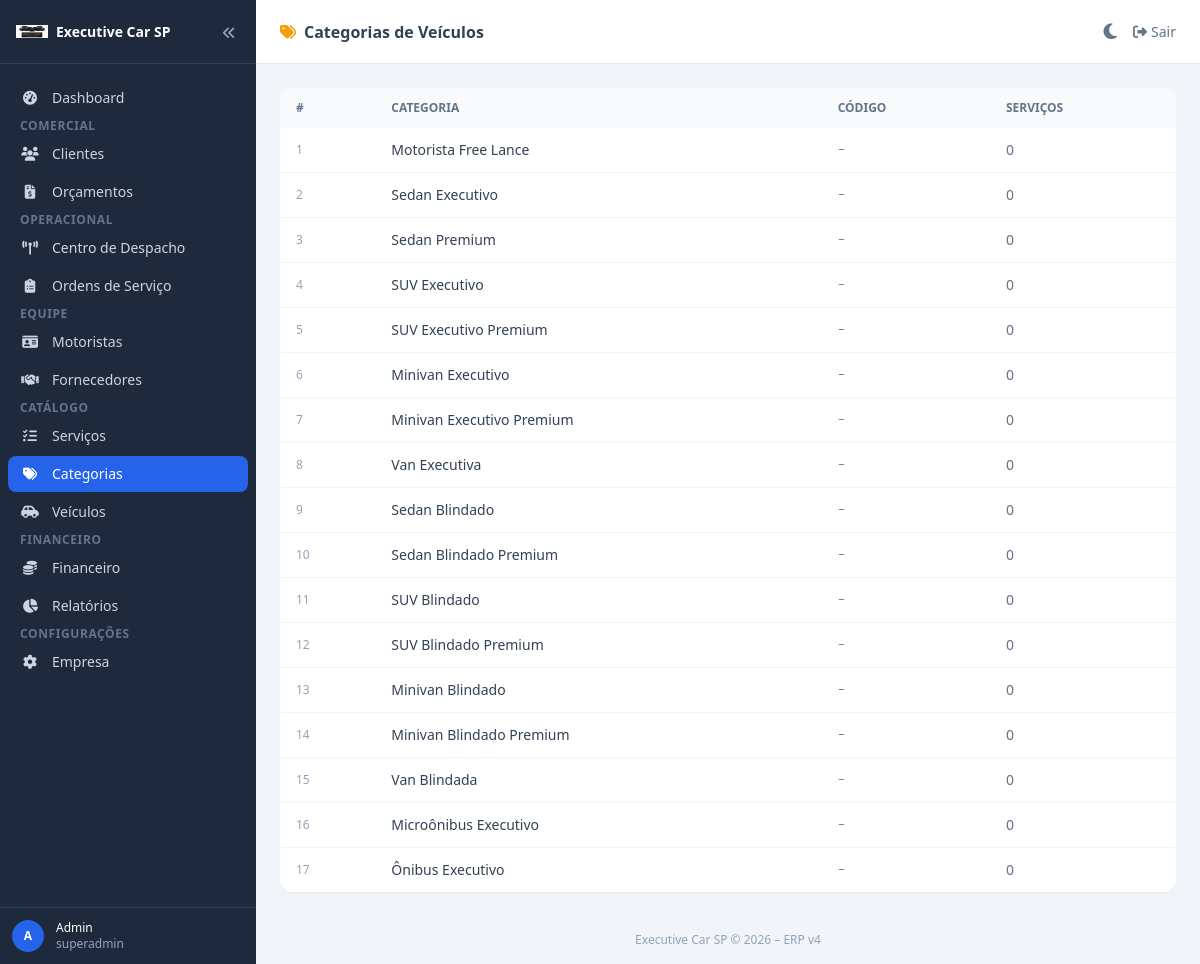
Screenshot of /categories/ (signed in) with the database file from the repository.
### app/models/company.py (models this page shows, shortened)
class Company(db.Model, TimestampMixin):
    __tablename__ = "companies"
    id       = db.Column(db.Integer, primary_key=True)
    name     = db.Column(db.String(200), nullable=False)
    slug     = db.Column(db.String(100), unique=True, nullable=False)
    email    = db.Column(db.String(200))
    phone    = db.Column(db.String(50))
    document = db.Column(db.String(50))   # CNPJ
    address  = db.Column(db.Text)
    logo_url = db.Column(db.String(500))
    plan     = db.Column(db.String(50), default="basic")    # basic, pro, enterprise
    status   = db.Column(db.String(50), default="active")   # active, suspended, cancelled
    settings = db.Column(db.JSON)
    users          = db.relationship("User",          backref="company", lazy="dynamic")
    clients        = db.relationship("Client",        backref="company", lazy="dynamic")
    suppliers      = db.relationship("Supplier",      backref="company", lazy="dynamic")
    drivers        = db.relationship("Driver",        backref="company", lazy="dynamic")
    vehicles       = db.relationship("Vehicle",       backref="company", lazy="dynamic")
    quotes         = db.relationship("Quote",         backref="company", lazy="dynamic")
    bookings       = db.relationship("Booking",       backref="company", lazy="dynamic")
    service_orders = db.relationship("ServiceOrder",  backref="company", lazy="dynamic")

### app/models/user.py (models this page shows, shortened)
class User(db.Model, UserMixin, TimestampMixin):
    __tablename__ = "users"
    id            = db.Column(db.Integer, primary_key=True)
    company_id    = db.Column(db.Integer, db.ForeignKey("companies.id"), nullable=False)
    name          = db.Column(db.String(200), nullable=False)
    email         = db.Column(db.String(200), unique=True, nullable=False)
    password_hash = db.Column(db.String(500))
    role          = db.Column(db.String(50), default="operator")
    is_active     = db.Column(db.Boolean, default=True)
    last_login    = db.Column(db.DateTime)

### app/models/vehicle.py (models this page shows, shortened)
class VehicleCategory(db.Model, TimestampMixin):
    __tablename__ = "vehicle_categories"
    id            = db.Column(db.Integer, primary_key=True)
    name          = db.Column(db.String(200), nullable=False, unique=True)
    slug          = db.Column(db.String(200), unique=True)
    description   = db.Column(db.Text)
    sort_order    = db.Column(db.Integer, default=0)
    is_active     = db.Column(db.Boolean, default=True)
    km_extra_rate = db.Column(db.Float, default=0.0)
    vehicles        = db.relationship("Vehicle",        backref="category", lazy="dynamic")
    service_pricing = db.relationship("ServicePricing", backref="category", lazy="dynamic")

### app/blueprints/categories/routes.py (the view)
@categories_bp.route("/")
@login_required
def index():
    categories = VehicleCategory.query.order_by(VehicleCategory.sort_order).all()
    return render_template("categories/index.html", categories=categories)

### app/models/user.py (called while the page is built)
@login_manager.user_loader
def load_user(user_id):
    return User.query.get(int(user_id))

### app/templates/categories/index.html (shortened to what this page needs)
{% extends "base.html" %}
{% block page_title %}<i class="fa-solid fa-tags mr-2 text-amber-500"></i>Categorias de Veículos{% endblock %}
{% block content %}
<div class="bg-white dark:bg-slate-800 rounded-xl shadow-sm overflow-hidden">
  <table class="w-full text-sm">
    <thead class="bg-slate-50 dark:bg-slate-700">
      <tr>
        <th class="px-4 py-3 text-left text-xs font-semibold text-slate-500 uppercase">#</th>
        <th class="px-4 py-3 text-left text-xs font-semibold text-slate-500 uppercase">Categoria</th>
        <th class="px-4 py-3 text-left text-xs font-semibold text-slate-500 uppercase">Código</th>
        <th class="px-4 py-3 text-left text-xs font-semibold text-slate-500 uppercase">Serviços</th>
      </tr>
    </thead>
    <tbody class="divide-y divide-slate-100 dark:divide-slate-700">
      {% for cat in categories %}
      <tr class="hover:bg-slate-50 dark:hover:bg-slate-700">
        <td class="px-4 py-3 text-slate-400 text-xs">{{ loop.index }}</td>
        <td class="px-4 py-3 font-medium text-slate-700 dark:text-slate-200">{{ cat.name }}</td>
        <td class="px-4 py-3 font-mono text-xs text-slate-500">{{ cat.code or '–' }}</td>
        <td class="px-4 py-3 text-slate-500">{{ cat.services|length }}</td>
      </tr>
      {% else %}
      <tr><td colspan="4" class="px-4 py-10 text-center text-slate-400">Nenhuma categoria.</td></tr>
      {% endfor %}
    </tbody>
  </table>
</div>
{% endblock %}

### app/templates/base.html (shortened to what this page needs)
<!DOCTYPE html>
<html lang="pt-BR">
<head>
  <script src="https://cdn.tailwindcss.com"></script>
  <link rel="stylesheet" href="https://cdnjs.cloudflare.com/ajax/libs/font-awesome/6.5.0/css/all.min.css">
</head>
<body x-data="erp()" class="bg-slate-100 dark:bg-slate-900 text-slate-900 dark:text-slate-100 min-h-screen font-sans antialiased">
<aside :class="sidebarOpen ? 'w-64' : 'w-16'"
       class="fixed inset-y-0 left-0 z-50 bg-slate-800 flex flex-col transition-all duration-300 overflow-hidden">
  <div class="h-16 flex items-center justify-between px-4 border-b border-slate-700 shrink-0">
    <a href="/" class="flex items-center gap-2 min-w-0">
      {% if current_company and current_company.logo_url %}
      <img src="{{ current_company.logo_url }}" alt="Logo"
           class="w-8 h-8 object-contain rounded shrink-0">
      {% else %}
      <div class="w-8 h-8 bg-blue-600 rounded-lg flex items-center justify-center shrink-0">
        <i class="fa-solid fa-car text-white text-sm"></i>
      </div>
      {% endif %}
      <span x-show="sidebarOpen" x-transition class="text-white font-bold text-sm truncate">
        {{ current_company.name if current_company else 'Executive Car SP' }}
      </span>
    </a>
    <button @click="sidebarOpen = !sidebarOpen; localStorage.setItem('sidebarOpen', sidebarOpen)"
            class="text-slate-400 hover:text-white p-1 shrink-0">
      <i :class="sidebarOpen ? 'fa-angles-left' : 'fa-angles-right'" class="fa-solid text-sm"></i>
    </button>
  </div>
  <nav class="flex-1 py-4 px-2 overflow-y-auto space-y-0.5">
    {% set sl = "flex items-center gap-3 px-3 py-2 rounded-lg text-slate-300 hover:bg-slate-700 hover:text-white transition-colors text-sm w-full" %}
    {% set sl_active = "flex items-center gap-3 px-3 py-2 rounded-lg bg-blue-600 text-white text-sm w-full" %}
    <a href="{{ url_for('dashboard.index') }}"
       class="{{ sl_active if request.endpoint == 'dashboard.index' else sl }}">
      <i class="fa-solid fa-gauge-high w-5 text-center shrink-0"></i>
      <span x-show="sidebarOpen" x-transition class="truncate">Dashboard</span>
    </a>
    <p x-show="sidebarOpen" class="text-xs font-semibold text-slate-500 uppercase tracking-wider px-3 mt-5 mb-1">Comercial</p>
    <a href="{{ url_for('clients.index') }}"
       class="{{ sl_active if request.blueprint == 'clients' else sl }}">
      <i class="fa-solid fa-users w-5 text-center shrink-0"></i>
      <span x-show="sidebarOpen" x-transition class="truncate">Clientes</span>
    </a>
    <a href="{{ url_for('quotes.index') }}"
       class="{{ sl_active if request.blueprint == 'quotes' else sl }}">
      <i class="fa-solid fa-file-invoice-dollar w-5 text-center shrink-0"></i>
      <span x-show="sidebarOpen" x-transition class="truncate">Orçamentos</span>
    </a>
    <p x-show="sidebarOpen" class="text-xs font-semibold text-slate-500 uppercase tracking-wider px-3 mt-5 mb-1">Operacional</p>
    <a href="{{ url_for('dispatch.index') }}"
       class="{{ sl_active if request.blueprint == 'dispatch' else sl }}">
      <i class="fa-solid fa-tower-broadcast w-5 text-center shrink-0"></i>
      <span x-show="sidebarOpen" x-transition class="truncate">Centro de Despacho</span>
    </a>
    <a href="{{ url_for('service_orders.index') }}"
       class="{{ sl_active if request.blueprint == 'service_orders' else sl }}">
      <i class="fa-solid fa-clipboard-list w-5 text-center shrink-0"></i>
      <span x-show="sidebarOpen" x-transition class="truncate">Ordens de Serviço</span>
    </a>
    <p x-show="sidebarOpen" class="text-xs font-semibold text-slate-500 uppercase tracking-wider px-3 mt-5 mb-1">Equipe</p>
    <a href="{{ url_for('drivers.index') }}"
       class="{{ sl_active if request.blueprint == 'drivers' else sl }}">
      <i class="fa-solid fa-id-card w-5 text-center shrink-0"></i>
      <span x-show="sidebarOpen" x-transition class="truncate">Motoristas</span>
    </a>
    <a href="{{ url_for('suppliers.index') }}"
       class="{{ sl_active if request.blueprint == 'suppliers' else sl }}">
      <i class="fa-solid fa-handshake w-5 text-center shrink-0"></i>
      <span x-show="sidebarOpen" x-transition class="truncate">Fornecedores</span>
    </a>
    <p x-show="sidebarOpen" class="text-xs font-semibold text-slate-500 uppercase tracking-wider px-3 mt-5 mb-1">Catálogo</p>
    <a href="{{ url_for('services.index') }}"
       class="{{ sl_active if request.blueprint == 'services' else sl }}">
      <i class="fa-solid fa-list-check w-5 text-center shrink-0"></i>
      <span x-show="sidebarOpen" x-transition class="truncate">Serviços</span>
    </a>
    <a href="{{ url_for('categories.index') }}"
       class="{{ sl_active if request.blueprint == 'categories' else sl }}">
      <i class="fa-solid fa-tags w-5 text-center shrink-0"></i>
      <span x-show="sidebarOpen" x-transition class="truncate">Categorias</span>
    </a>
    <a href="{{ url_for('vehicles.index') }}"
       class="{{ sl_active if request.blueprint == 'vehicles' else sl }}">
      <i class="fa-solid fa-car-side w-5 text-center shrink-0"></i>
      <span x-show="sidebarOpen" x-transition class="truncate">Veículos</span>
    </a>
    <p x-show="sidebarOpen" class="text-xs font-semibold text-slate-500 uppercase tracking-wider px-3 mt-5 mb-1">Financeiro</p>
    <a href="{{ url_for('financial.index') }}"
       class="{{ sl_active if request.blueprint == 'financial' else sl }}">
      <i class="fa-solid fa-coins w-5 text-center shrink-0"></i>
      <span x-show="sidebarOpen" x-transition class="truncate">Financeiro</span>
    </a>
    <a href="{{ url_for('reports.index') }}"
       class="{{ sl_active if request.blueprint == 'reports' else sl }}">
      <i class="fa-solid fa-chart-pie w-5 text-center shrink-0"></i>
      <span x-show="sidebarOpen" x-transition class="truncate">Relatórios</span>
    </a>
    <p x-show="sidebarOpen" class="text-xs font-semibold text-slate-500 uppercase tracking-wider px-3 mt-5 mb-1">Configurações</p>
    <a href="{{ url_for('dashboard.settings') }}"
       class="{{ sl_active if request.endpoint == 'dashboard.settings' else sl }}">
      <i class="fa-solid fa-gear w-5 text-center shrink-0"></i>
      <span x-show="sidebarOpen" x-transition class="truncate">Empresa</span>
    </a>
  </nav>
  <div class="border-t border-slate-700 p-3 shrink-0">
    <div class="flex items-center gap-3">
      <div class="w-8 h-8 bg-blue-600 rounded-full flex items-center justify-center text-white text-xs font-bold shrink-0">
        {{ current_user.name[0]|upper if current_user.is_authenticated else '?' }}
      </div>
      <div x-show="sidebarOpen" x-transition class="min-w-0">
        <p class="text-white text-xs font-medium truncate">{{ current_user.name if current_user.is_authenticated else '' }}</p>
        <p class="text-slate-400 text-xs truncate">{{ current_user.role if current_user.is_authenticated else '' }}</p>
      </div>
    </div>
  </div>
</aside>
<div :class="sidebarOpen ? 'ml-64' : 'ml-16'" class="transition-all duration-300 min-h-screen flex flex-col">
  <header class="h-16 bg-white dark:bg-slate-800 border-b border-slate-200 dark:border-slate-700 flex items-center justify-between px-6 sticky top-0 z-40">
    <h1 class="text-base font-semibold text-slate-700 dark:text-slate-200">
      {% block page_title %}{% endblock %}
    </h1>
    <div class="flex items-center gap-4">
      <button id="darkToggle" title="Alternar Dark / Light" class="text-slate-500 hover:text-slate-700 dark:text-slate-400 dark:hover:text-white transition-colors">
        <i id="darkIcon" class="fa-solid fa-moon text-lg"></i>
      </button>
      <a href="{{ url_for('auth.logout') }}" class="text-slate-500 hover:text-slate-700 dark:text-slate-400 dark:hover:text-white text-sm flex items-center gap-1">
        <i class="fa-solid fa-right-from-bracket"></i>
        <span class="hidden sm:inline">Sair</span>
      </a>
    </div>
  </header>
  <main class="flex-1 p-6">{% block content %}{% endblock %}</main>
  <footer class="text-center text-xs text-slate-400 dark:text-slate-600 py-4">
    Executive Car SP &copy; 2026 – ERP v4
  </footer>
</div>
</body>
</html>

### rows the page displays
Company: logo_url (picture), name "Executive Car SP"
User: is_active+name "A", is_active+name "Admin", is_active+role "superadmin"
VehicleCategory: name "Motorista Free Lance", code "–", services|length "0"
VehicleCategory: name "Sedan Executivo", code "–", services|length "0"
VehicleCategory: name "Sedan Premium", code "–", services|length "0"
VehicleCategory: name "SUV Executivo", code "–", services|length "0"
VehicleCategory: name "SUV Executivo Premium", code "–", services|length "0"
VehicleCategory: name "Minivan Executivo", code "–", services|length "0"
VehicleCategory: name "Minivan Executivo Premium", code "–", services|length "0"
VehicleCategory: name "Van Executiva", code "–", services|length "0"
VehicleCategory: name "Sedan Blindado", code "–", services|length "0"
VehicleCategory: name "Sedan Blindado Premium", code "–", services|length "0"
VehicleCategory: name "SUV Blindado", code "–", services|length "0"
VehicleCategory: name "SUV Blindado Premium", code "–", services|length "0"
VehicleCategory: name "Minivan Blindado", code "–", services|length "0"
VehicleCategory: name "Minivan Blindado Premium", code "–", services|length "0"
VehicleCategory: name "Van Blindada", code "–", services|length "0"
VehicleCategory: name "Microônibus Executivo", code "–", services|length "0"
VehicleCategory: name "Ônibus Executivo", code "–", services|length "0"
